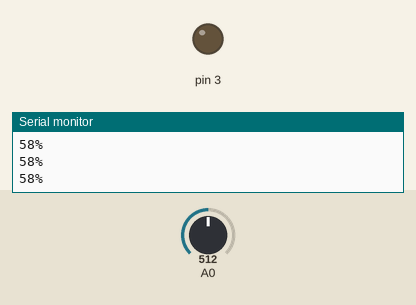
The sketch below on a simulated Arduino Uno, built with avr-gcc and run on an emulated ATmega328P. Shown: output pins drawn as LEDs (lit = HIGH), the last lines printed to the serial monitor. Inputs (shaded band) come from the test bench; at power-on: A0 = 512.

Above: at 1.2 s.
1.3 s: A0 set to 370
2.8 s: A0 set to 347
At 3.2 s:
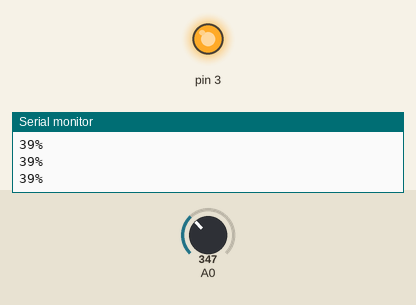
4.3 s: A0 set to 511
At 5.5 s:
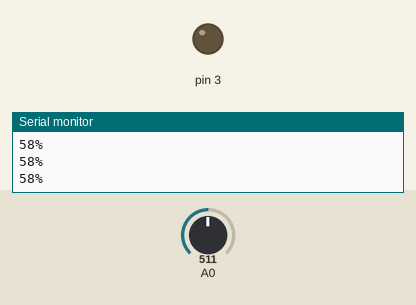
5.8 s: A0 set to 306
At 6.7 s:
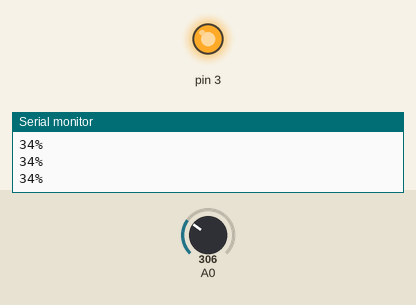
Timing chart, 0 to 8.8 s (numbered marks = the images above; inputs shaded):
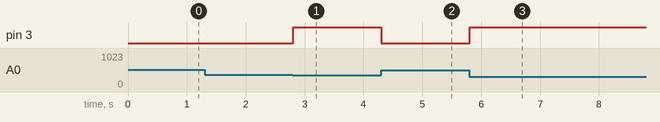

Measured:
- the behaviour switches between 360 and 359 on A0 (found by bisection; images 0 and 1)
- after the input at 2.8 s, pin 3: LOW → HIGH at once
- after the input at 4.3 s, pin 3: HIGH → LOW at once
- after the input at 5.8 s, pin 3: LOW → HIGH at once

The sketch:

Lab4_Cau3.ino
```cpp
void setup()
{
  Serial.begin(9600);
  pinMode(A0, INPUT);
  pinMode (3, OUTPUT);
}

void loop()
{

  int value = analogRead(A0);     // Ta sẽ đọc giá trị hiệu điện thế của cảm biến
                                  // Giá trị được số hóa thành 1 số nguyên có giá trị
                                  // trong khoảng từ 0 đến 100
  int doAm =(map(value, 0, 876, 0, 100));
  if (doAm <= 40)
    digitalWrite(3,HIGH);
  else
    digitalWrite(3,LOW);
  Serial.print(doAm);
  Serial.println("%");
}
```
